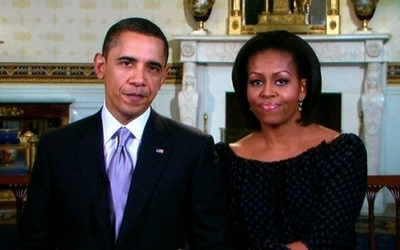
#> input picture images/obama.jpg, 400 x 250 px
$ python detect_centres.py
#> lines starting #> are read from the running program, lines starting #| are printed output that depends on the picture; after the words box and inside, x2 and y2 are one past the last pixel; in counts of white or black regions, pixels touching at a corner belong together
#!/usr/bin/env python3
# -*- coding: utf-8 -*-
"""
TP1 - Étape 3 : Calcul du centre des yeux
Objectif : Calculer et afficher le centre précis de chaque œil
"""

import cv2 as cv
import sys
import os

# ==========================================
# CHARGEMENT ET DÉTECTION
# ==========================================

print(f"Dossier de travail : {os.getcwd()}")

face_cascade = cv.CascadeClassifier('../haarcascade_frontalface_default.xml')
eye_cascade = cv.CascadeClassifier('../haarcascade_eye.xml')

if face_cascade.empty() or eye_cascade.empty():
    sys.exit("ERREUR : Classificateurs non chargés")

img = cv.imread('../images/obama.jpg')
#> img is the input picture: shape (250, 400, 3); mean B, G, R 74.2, 77.5, 82.5

if img is None:
    sys.exit("ERREUR : Image non trouvée")

print(f"✓ Image chargée : {img.shape[1]}x{img.shape[0]} pixels")
#| ✓ Image chargée : 400x250 pixels

gray = cv.cvtColor(img, cv.COLOR_BGR2GRAY)
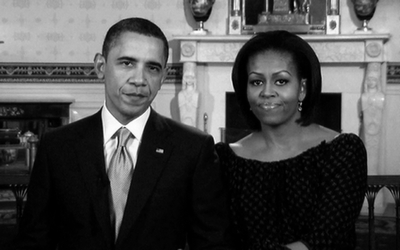
#> gray: shape (250, 400); min 0, max 254, mean 78.6

faces = face_cascade.detectMultiScale(gray, 1.1, 8)
#> faces = [[236, 55, 65, 65], [102, 37, 73, 73]]

print(f"Nombre de visages : {len(faces)}")
#| Nombre de visages : 2

# ==========================================
# TRAITEMENT DE CHAQUE VISAGE
# ==========================================

for i, (x, y, w, h) in enumerate(faces):

    cv.rectangle(img, (x, y), (x + w, y + h), (0, 255, 0), 2)

    roi_gray = gray[y:y+h, x:x+w]
    roi_color = img[y:y+h, x:x+w]

    eyes = eye_cascade.detectMultiScale(roi_gray, 1.1, 3)

    eyes_centers = []

    for (ex, ey, ew, eh) in eyes:

        cv.rectangle(roi_color, (ex, ey), (ex + ew, ey + eh), (255, 0, 0), 2)

        # TODO 3.1 : Calcul du centre de l'œil
        center_x = ex + ew // 2
        center_y = ey + eh // 2

        # TODO 3.2 : Dessiner un cercle rouge au centre
        cv.circle(roi_color, (center_x, center_y), 3, (0, 0, 255), -1)

        eyes_centers.append((center_x, center_y))

    print(f"Visage {i} - Centres des yeux : {eyes_centers}")
#> this loop made 2 passes
#> (x, y, w, h, eyes) on passes 1 to 2: (236, 55, 65, 65, [[11, 16, 21, 21], [32, 14, 22, 22]]), (102, 37, 73, 73, [[13, 13, 23, 23], [38, 20, 21, 21]])
#| Visage 0 - Centres des yeux : [(21, 26), (43, 25)]
#| Visage 1 - Centres des yeux : [(24, 24), (48, 30)]
#> pass 1, `roi_gray = gray[y:y+h, x:x+w]`:
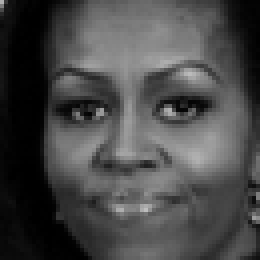
#> roi_gray: shape (65, 65) (shown 4 times larger); min 0, max 189, mean 72
#> pass 1, `roi_color = img[y:y+h, x:x+w]`:
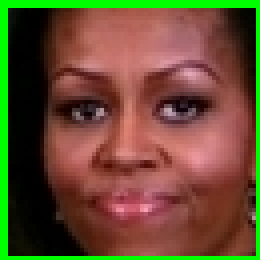
#> roi_color: shape (65, 65, 3) (shown 4 times larger); mean B, G, R 49.3, 78, 102.4
#> pass 2, `roi_gray = gray[y:y+h, x:x+w]`:
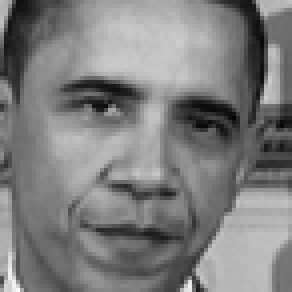
#> roi_gray: shape (73, 73) (shown 4 times larger); min 7, max 249, mean 126
#> pass 2, `roi_color = img[y:y+h, x:x+w]`:
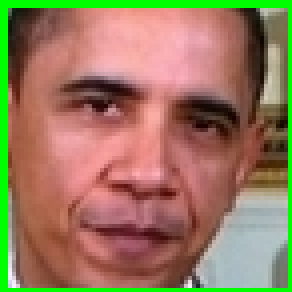
#> roi_color: shape (73, 73, 3) (shown 4 times larger); mean B, G, R 94.4, 122.6, 151.7
#> after the loop:
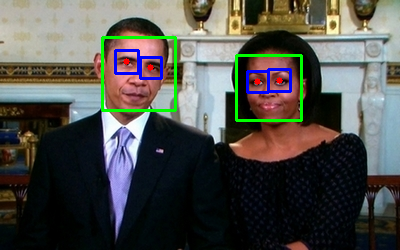
#> img: shape (250, 400, 3); 2.71% of pixels changed, all inside (x1, y1, x2, y2) = (101, 36, 303, 122)
#> after the loop:
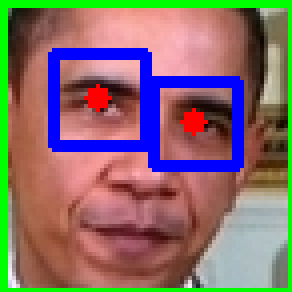
#> roi_color: shape (73, 73, 3) (shown 4 times larger); 10.53% of pixels changed, all inside (x1, y1, x2, y2) = (12, 12, 61, 43)

# ==========================================
# AFFICHAGE
# ==========================================

cv.imshow('Centres des yeux', img)
cv.waitKey(0)
cv.destroyAllWindows()

print("✓ Détection terminée !")

$ run again, with images/brad-angelina.jpg copied over images/obama.jpg
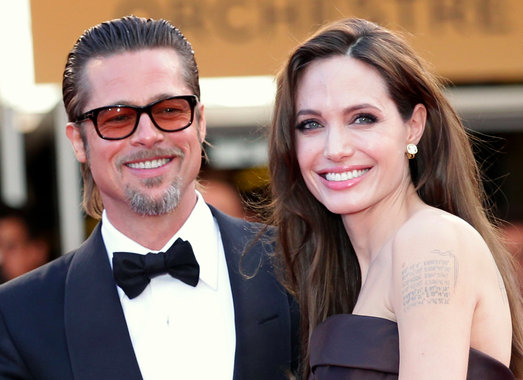
#> input picture images/brad-angelina.jpg, 523 x 380 px
#> img is the input picture: shape (380, 523, 3); mean B, G, R 113.1, 121.5, 144.6
#| ✓ Image chargée : 523x380 pixels
#> faces = [[275, 68, 137, 137], [70, 58, 146, 146]]
#| Nombre de visages : 2
#> the loop `for i, (x, y, w, h) in enumerate(faces): ` made 2 passes
#> (x, y, w, h, eyes) on pass 1: (275, 68, 137, 137, [[69, 35, 33, 33], [22, 44, 27, 27]])
#> (printed output is left out)
#> pass 1, `roi_color = img[y:y+h, x:x+w]`:
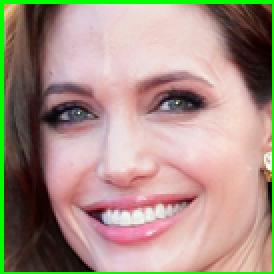
#> roi_color: shape (137, 137, 3) (shown 2 times larger); mean B, G, R 133.8, 145.8, 168.3
#> after the loop `for i, (x, y, w, h) in enumerate(faces):`:
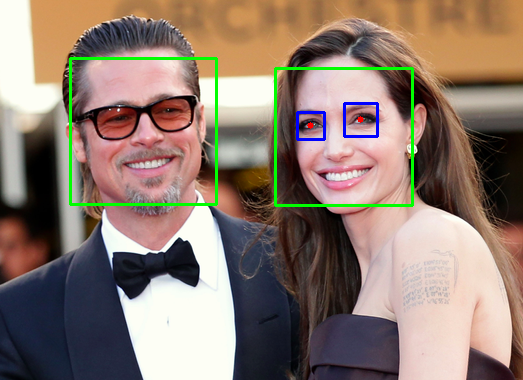
#> img: shape (380, 523, 3); 2.09% of pixels changed, all inside (x1, y1, x2, y2) = (69, 57, 414, 207)

$ run again, with images/dan.jpg copied over images/obama.jpg
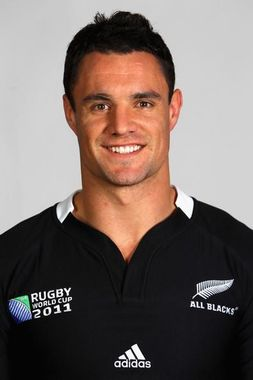
#> input picture images/dan.jpg, 253 x 380 px
#> img is the input picture: shape (380, 253, 3); mean B, G, R 102, 106.9, 119.8
#| ✓ Image chargée : 253x380 pixels
#> faces = [[61, 56, 123, 123]]
#| Nombre de visages : 1
#> the loop `for i, (x, y, w, h) in enumerate(faces): ` made 1 pass
#> (x, y, w, h, eyes) on pass 1: (61, 56, 123, 123, [[27, 39, 24, 24], [69, 36, 25, 25], [55, 20, 46, 46]])
#> (printed output is left out)
#> after the loop `for i, (x, y, w, h) in enumerate(faces):`:
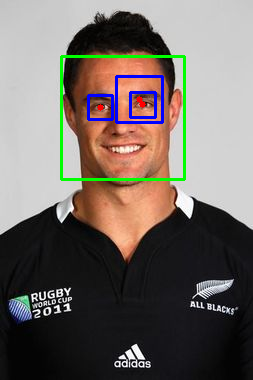
#> img: shape (380, 253, 3); 2.79% of pixels changed, all inside (x1, y1, x2, y2) = (60, 55, 186, 181)
#> after the loop `for i, (x, y, w, h) in enumerate(faces):`:
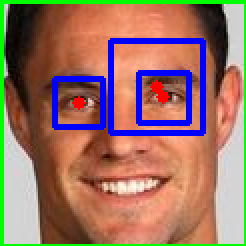
#> roi_color: shape (123, 123, 3) (shown 2 times larger); mean B, G, R 101.2, 114.9, 153.9
